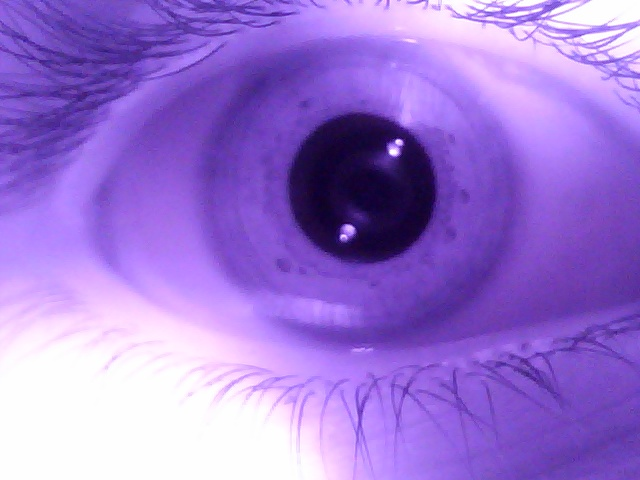
//> input picture EYE_dataset/Original_data/1.jpg, 640 x 480 px
$ ./EYE_imageprocessing EYE_dataset/Original_data/1.jpg   (built with g++ and OpenCV 4)
//> lines starting //> are read from the running program, lines starting //| are printed output that depends on the picture; after the words box and inside, x2 and y2 are one past the last pixel; in counts of white or black regions, pixels touching at a corner belong together
/*
 *      Project: Applying smoothing and thresholding on EYE image and setting up the parameters using Graphical user interface
 *      Authors: Dhaivat Bhatt, Mudit Jain
 *      Date: 20/12/2014
 */


// Importing necessary packages

#include <stdio.h>
#include <stdlib.h>
#include <opencv2/opencv.hpp>

using namespace cv;
using namespace std;

/* Global declarations */

// Variables for smoothing and thresholding

/*
 *  Smoothing types:
 *      1. For median filter,   smoothing_type = 0
 *      2. For Gaussian filter, smoothing_type = 1
 */

int smoothing_type = 0;
int const no_of_smoothing_types = 1;

/*
 *  Thresholding types:
 *      1. For Otsu thresholding,       thresholding_type = 0
 *      2. For Thresholding,            thresholding_type = 1
 *      3. For Adaptive thresholding,   thresholding_type = 2
 *      4. For Canny edge detection,    thresholding_type = 3
 */

int thresholding_type = 2;
int const no_of_thresholding_types = 3;

// Defining median filter parameters
int blur_filter_parameter = 5;                       // Parameter(n) to set mask size, actual size of mask is 2*n + 3
int const blur_filter_parameter_max_value = 10;

// Defining gaussian filter parameters
int gaussian_filter_parameter = 5;                   // Parameter(n) to set mask size, actual size of mask is 2*n + 3
int const gaussian_filter_parameter_max_value = 10;

// Definint Otsu_thresholding parameters

// Defining thresholding parameters


// Defnining adaptive thresholding parameters
int block_size_parameter = 7;               // Block size
int const max_block_size_parameter = 15;
int mean_value = 2;                         // Mean value to be subtracted from adaptive thresholded image
int const max_mean_value = 10;

// Names of different trackbars
char* smoothing_name =  "Type: \n 0: Median filter \n 1: Gaussian filter ";
char* thresholding_name = "Type: \n 0: Otsu_thresholding \n 1: Thresholding \n 2: Adaptive thresholding \n 3: Canny edge detection";
char* median_smooth = "Mask width parameter: ";
char* gaussian_smooth = "Gaussian parameter: ";
char* block_name = "Block size parameter";
char* mean_value_trackbar_name = "Mean_value";

// Different windows
char* main_window_name = "Image processing on eye image"; // Main window which will display different trackbars
char* Thresholded_image_display = "Thresholded image";    // Thresholded image will be displayed in this window
char* Smooth_image_display = "Smoothened image";          // Smooth image will be displayed here


/*
 *      src_Gray: Source grayscaled image.
 *      smooth_image: Smoothened image will be stored here.
 *      Thresholded_image: Thresholded image will be stored here.
 */
Mat src_Gray, smooth_image, thresholded_image;

// This function will be called when any of the trackbar parameters will be changed
void Image_processing_function( int, void* ){

    switch(smoothing_type) {
        case 0:
            // smoothing_type 0 corresponds to median blurring
            medianBlur(src_Gray, smooth_image, 2 * blur_filter_parameter + 3);
            switch(thresholding_type){
                case 0:
                    cout << "Otsu thresholding" << endl;
                    break;
                case 1:
                    cout << "Thresholding" << endl;
                    break;
                case 2:
                    adaptiveThreshold(smooth_image, thresholded_image, 255, ADAPTIVE_THRESH_MEAN_C, THRESH_BINARY, 2*block_size_parameter + 3, mean_value);
                    //cout << "Adaptive thresholding" << endl;
                    break;
                case 3:
                    cout << "canny edgeDetection" << endl;
                    break;

            }
            break;

        case 1:
            // smoothing_type 1 corresponds to Gaussian blur
            GaussianBlur(src_Gray, smooth_image, Size(2 * gaussian_filter_parameter + 1, 2 * gaussian_filter_parameter + 1), 0, 0);
            switch(thresholding_type){
                case 0:
                    cout << "Otsu thresholding1" << endl;
                    break;
                case 1:
                    cout << "Thresholding1" << endl;
                    break;
                case 2:
                    adaptiveThreshold(smooth_image, thresholded_image, 255, ADAPTIVE_THRESH_MEAN_C, THRESH_BINARY, 2*block_size_parameter + 3, mean_value);
                    //cout << "Adaptive thresholding1" << endl;
                    break;
                case 3:
                    cout << "canny edgeDetection1" << endl;
                    break;
            }
            break;
    }

    imshow(Smooth_image_display, smooth_image);             // smooth image will be displayed
    imshow(Thresholded_image_display, thresholded_image);   // thresholded image will be displayed
}


int main( int argc, char** argv ){

    src_Gray = imread( argv[1], 0 );                    // Input image
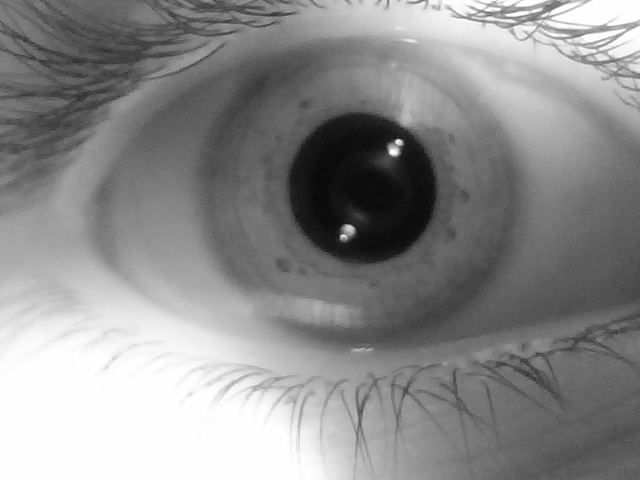
//> src_Gray: 480 rows x 640 cols, CV_8UC1; min 8, max 255, mean 140

    // Initializing windows
    namedWindow(main_window_name, CV_WINDOW_AUTOSIZE);
    namedWindow(Smooth_image_display, CV_WINDOW_AUTOSIZE);
    namedWindow(Thresholded_image_display, CV_WINDOW_AUTOSIZE);

    // Creating trackbars
    /*
    *  Parameters:
    *      1. Name of the trackbar
    *      2. Name of the window in which trackbar is to be displayed
    *      3. Passing reference of the parameteric value
    *      4. Maximum value
    *      5. Function which will be called when trackbar value is changed
    */
    createTrackbar(smoothing_name,
                    main_window_name, &smoothing_type,
                    no_of_smoothing_types, Image_processing_function );

    createTrackbar(thresholding_name,
                    main_window_name, &thresholding_type,
                    no_of_thresholding_types, Image_processing_function );

    createTrackbar(median_smooth,
                    main_window_name, &blur_filter_parameter,
                    blur_filter_parameter_max_value, Image_processing_function );

    createTrackbar(gaussian_smooth,
                    main_window_name, &gaussian_filter_parameter,
                    gaussian_filter_parameter_max_value, Image_processing_function );

    createTrackbar(block_name,
                    main_window_name, &block_size_parameter,
                    max_block_size_parameter, Image_processing_function );

    createTrackbar(mean_value_trackbar_name,
                    main_window_name, &mean_value,
                    max_mean_value, Image_processing_function );

    // initializing function
    Image_processing_function( 0, 0 );
//> in Image_processing_function, `medianBlur(src_Gray, smooth_image, 2 * blur_filter_parameter + 3);`:
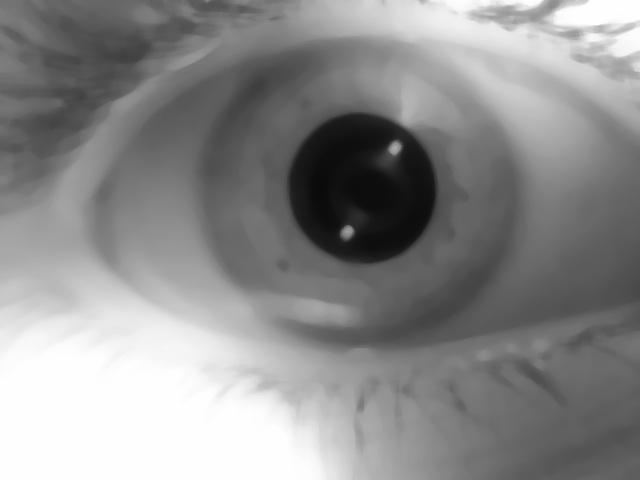
//> smooth_image: 480 rows x 640 cols, CV_8UC1; min 11, max 254, mean 140.5
//> in Image_processing_function, `adaptiveThreshold(smooth_image, thresholded_image, 255, ADAPTIVE_THRES..`:
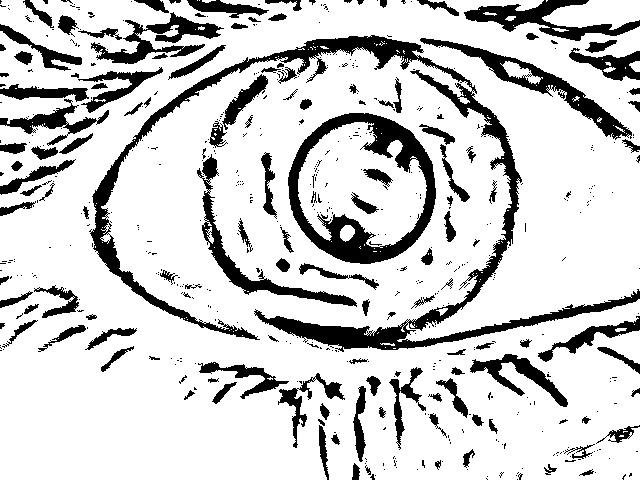
//> thresholded_image: 480 rows x 640 cols, CV_8UC1; 81.2% white; 554 black regions (420 under 20 px), largest, box (x1, y1, x2, y2) and area: (89, 35, 640, 352) 14581, (288, 113, 436, 264) 6577, (420, 38, 632, 140) 2945

    // Waiting for key from user to terminate the program
    while(true)
    {
        int c;
        c = waitKey( 20 );
//> the Esc key is pressed
        if( (char)c == 27 )
            { break; }
    }

}

$ run again, on EYE_dataset/Original_data/2.jpg
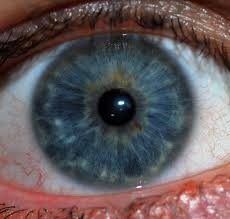
//> input picture EYE_dataset/Original_data/2.jpg, 230 x 219 px
//> in Image_processing_function, `medianBlur(src_Gray, smooth_image, 2 * blur_filter_parameter + 3);`:
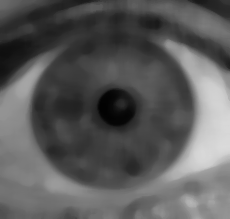
//> smooth_image: 219 rows x 230 cols, CV_8UC1; min 2, max 219, mean 90.9
//> in Image_processing_function, `adaptiveThreshold(smooth_image, thresholded_image, 255, ADAPTIVE_THRES..`:
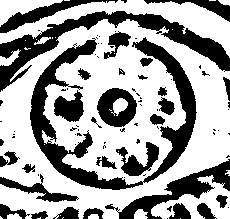
//> thresholded_image: 219 rows x 230 cols, CV_8UC1; 63.2% white; 83 black regions (53 under 20 px), largest, box (x1, y1, x2, y2) and area: (30, 37, 197, 190) 5648, (0, 11, 230, 92) 3959, (105, 159, 230, 219) 1860

$ run again, on EYE_dataset/Original_data/3.jpg
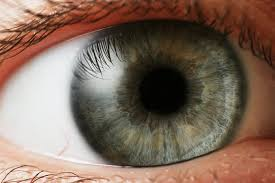
//> input picture EYE_dataset/Original_data/3.jpg, 275 x 183 px
//> in Image_processing_function, `medianBlur(src_Gray, smooth_image, 2 * blur_filter_parameter + 3);`:
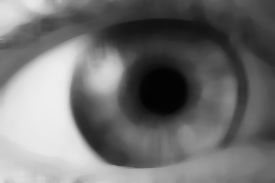
//> smooth_image: 183 rows x 275 cols, CV_8UC1; min 3, max 238, mean 113.8
//> in Image_processing_function, `adaptiveThreshold(smooth_image, thresholded_image, 255, ADAPTIVE_THRES..`:
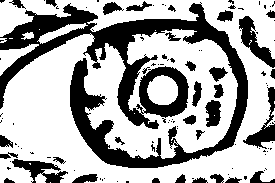
//> thresholded_image: 183 rows x 275 cols, CV_8UC1; 66.1% white; 112 black regions (79 under 20 px), largest, box (x1, y1, x2, y2) and area: (0, 2, 248, 168) 12427, (239, 16, 275, 68) 676, (12, 159, 68, 183) 594

$ run again, on EYE_dataset/Original_data/4.jpg
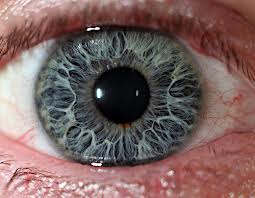
//> input picture EYE_dataset/Original_data/4.jpg, 255 x 198 px
//> in Image_processing_function, `medianBlur(src_Gray, smooth_image, 2 * blur_filter_parameter + 3);`:
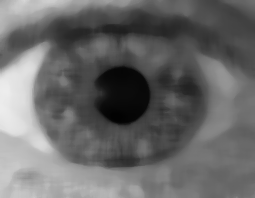
//> smooth_image: 198 rows x 255 cols, CV_8UC1; min 2, max 237, mean 104.9
//> in Image_processing_function, `adaptiveThreshold(smooth_image, thresholded_image, 255, ADAPTIVE_THRES..`:
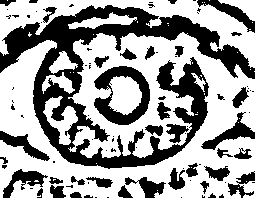
//> thresholded_image: 198 rows x 255 cols, CV_8UC1; 62% white; 91 black regions (52 under 20 px), largest, box (x1, y1, x2, y2) and area: (0, 5, 255, 169) 11960, (94, 66, 150, 125) 1503, (201, 112, 255, 150) 582
